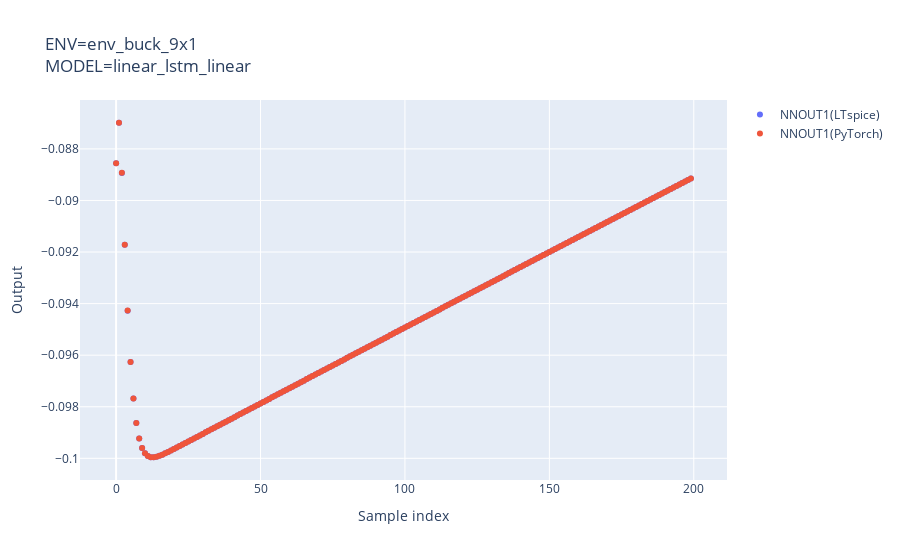

Here is the notebook cell this chart was saved with:
### Code cell
ENV_NAME = "env_buck_9x1"
MODEL_NAME = "linear_lstm_linear"
PY_FILENAME = ENV_NAME + '_' + MODEL_NAME     # output python file name
SP_FILENAME = ENV_NAME + '_' + MODEL_NAME     # output ltspice subcircuit name
actor = step1()
actions, actions_py = step2(actor)
step3(actions, actions_py)

### Figure 1 — Plotly figure (JSON) as saved in the notebook; plotly's stock layout.template omitted (floating-point values rounded to 4 significant figures; data arrays with more than 128 entries replaced by an {"elided": "..."} marker saying what was removed)
{"data": [{"mode": "markers", "name": "NNOUT1(LTspice)", "type": "scatter", "x": {"elided": "200 int values"}, "y": {"elided": "200 float values"}}, {"mode": "markers", "name": "NNOUT1(PyTorch)", "type": "scatter", "x": {"elided": "200 int values"}, "y": {"elided": "200 float values"}}], "layout": {"title": {"text": "ENV=env_buck_9x1<br>MODEL=linear_lstm_linear"}, "xaxis": {"title": {"text": "Sample index"}}, "yaxis": {"title": {"text": "Output"}}}}
